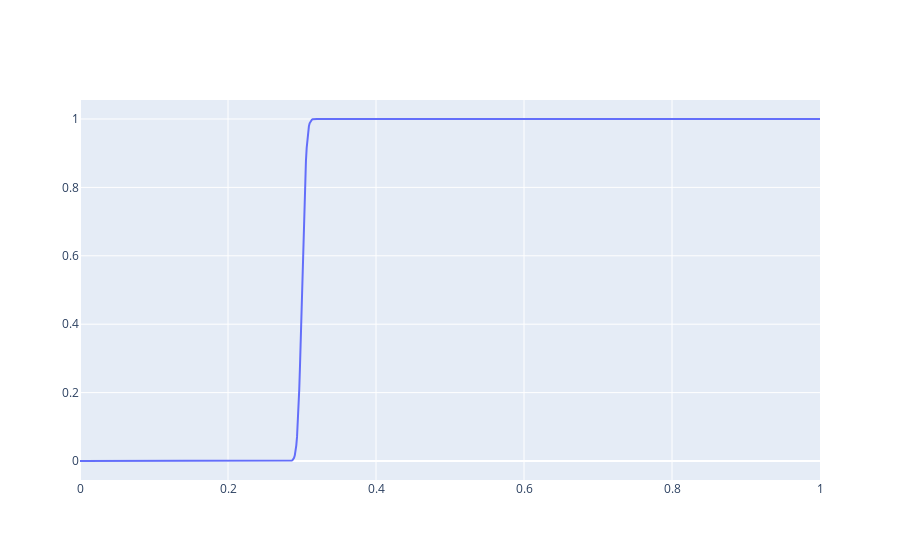

Write notebook code for a chart like this one.
### Code cell
#### code for ecdf curve
#### reference: https://plotly.com/python/ecdf-plots/


### THEORETICAL ECDF 
fig = go.Figure()

ecdf = stats.beta(alpha, beta).cdf(x) # 걍 시도해봤는데 있는 function 이네! 

data = go.Scatter(x=x, y=ecdf, mode='lines', name='Theoretical ECDF')

fig.add_trace(data)
fig.show()


#px.ecdf(df, x="total_bill", color="sex", facet_row="time", facet_col="day")

### Figure 1 — Plotly figure (JSON) as saved in the notebook; plotly's stock layout.template omitted (floating-point values rounded to 4 significant figures; data arrays with more than 128 entries replaced by an {"elided": "..."} marker saying what was removed)
{"data": [{"mode": "lines", "name": "Theoretical ECDF", "type": "scatter", "x": {"elided": "1000 float values"}, "y": {"elided": "1000 float values"}}], "layout": {"autosize": true, "xaxis": {"autorange": true, "range": [0, 1], "type": "linear"}, "yaxis": {"autorange": true, "range": [-0.05556, 1.056], "type": "linear"}}}
